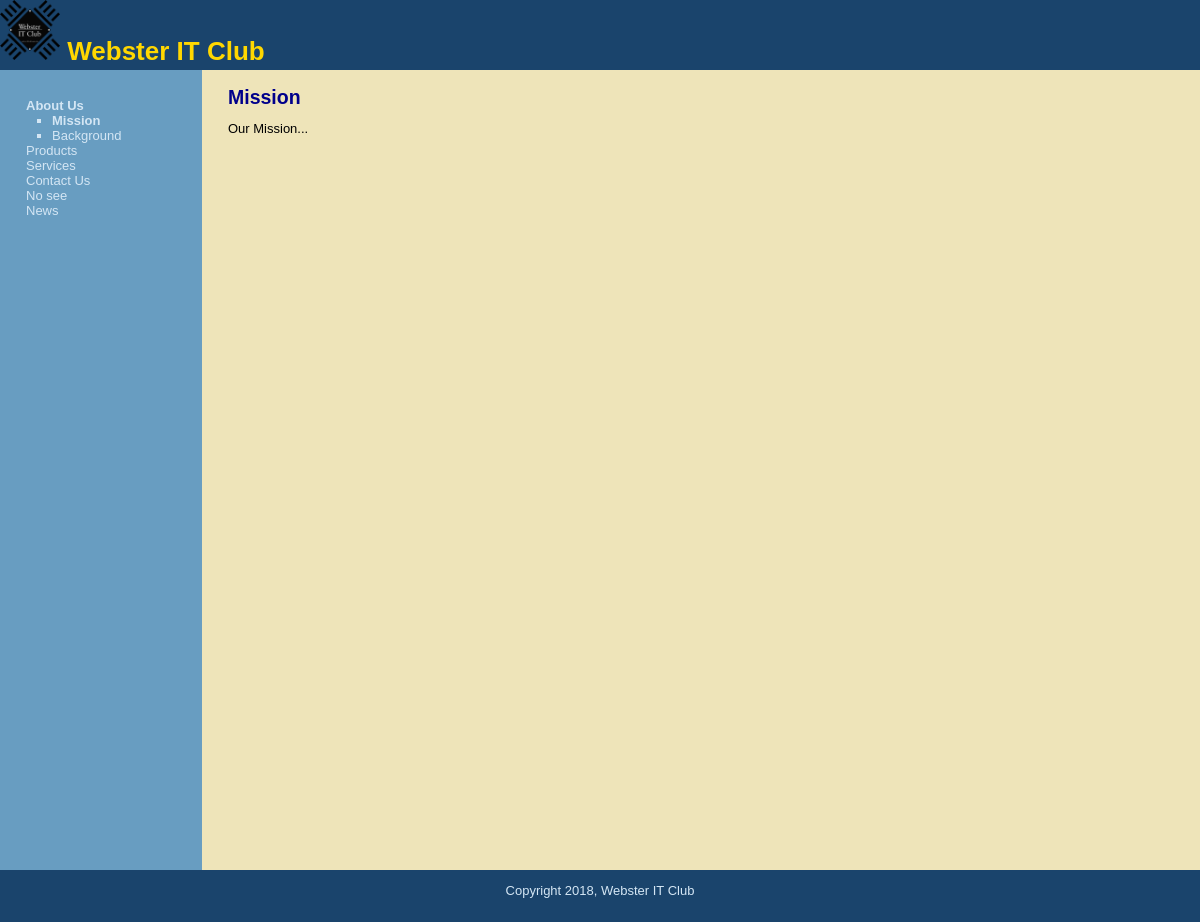
/index.php?subject=1 (signed in), run on the app's committed database.
### tables this page shows
CREATE TABLE `subjects` (
  `id` int(11) NOT NULL AUTO_INCREMENT,
  `menu_name` varchar(30) NOT NULL,
  `position` int(3) NOT NULL,
  `visible` tinyint(1) NOT NULL,
  PRIMARY KEY (`id`)
);

CREATE TABLE `pages` (
  `id` int(11) NOT NULL AUTO_INCREMENT,
  `subject_id` int(11) NOT NULL,
  `menu_name` varchar(30) NOT NULL,
  `position` int(3) NOT NULL,
  `visible` tinyint(1) NOT NULL,
  `content` text,
  PRIMARY KEY (`id`),
  KEY `subject_id` (`subject_id`)
);

### public/index.php (the view, shortened to what this page needs)
<?php require_once("../includes/db_connect.php"); ?>
<?php require_once("../includes/functions.php"); ?>
<?php include("../includes/layouts/header.php"); ?>
<?php create_page_select(true);?>
	<div id = "main">
		<div id = "navigation">
			<br />
			<?php echo public_navigation($current_subject, $current_page); ?>
		<br />
		</div>
		<div id = "page">
			<?php if ($current_page) { ?>
			<h2><?php echo htmlentities($current_page["menu_name"]); ?></h2>
				<?php echo nl2br(htmlentities($current_page["content"])); ?>
			</div><br/>
			<br/>
		<?php } else { ?>
			<p>Welcome to Webster IT Club</p>
		<?php }?>
		</div>
<?php include("../includes/layouts/footer.php"); ?>

### includes/functions.php (shortened to what this page needs)
<?php
	function default_subject($subject_id){
		$page_set = find_pages($subject_id);
		if($first_page = mysqli_fetch_assoc($page_set)){
			return $first_page;
		}else{
			return null;
		}
	}
	function create_page_select($public=false){
	if (isset($_GET["subject"])){
		$current_subject = find_subject_by_id($_GET["subject"], $public);
		if($current_subject && $public){
		$current_page = default_subject($current_subject["id"]);
	}else {$current_page = null; }
	}elseif (isset($_GET["page"])){
		$current_subject = null;
		$current_page = find_page_by_id($_GET["page"], $public);
	}else{
		$current_subject = null;
		$current_page = null;
	}
	}
	function find_subject_by_id($subject_id, $public = true) {
		global $conn;
		$safe_subject_id = mysqli_real_escape_string($conn, $subject_id);
		$query  = "SELECT * ";
		$query .= "FROM subjects ";
		$query .= "WHERE id = {$safe_subject_id} ";
		if($public){
			$query .= "AND visible = 1 ";
		}
		$query .= "LIMIT 1";
		$subject_result = mysqli_query($conn, $query);
		if($subject = mysqli_fetch_assoc($subject_result)) {
			return $subject;
		} else {
			return null;
		}
	}
	function find_all_subjects($public=true){
		global $conn;
		$query = "SELECT *";
		$query .= " From subjects";
		if($public){
		$query .= " Where visible = 1";
	}
		$query .= " ORDER BY position ASC";
		$subject_result = mysqli_query($conn, $query);
		return $subject_result;
	}
	function find_pages($subject_id, $public = true) {
		global $conn;
		$query = "SELECT *";
		$query .= " FROM pages";
		$query .= " WHERE subject_id = {$subject_id}";
		if($public){
		$query .= " AND visible = 1";
	}
		$query .= " ORDER BY position ASC";
		$page_result = mysqli_query($conn, $query);
		return $page_result;
	}
	function public_navigation($subject_array, $page_array){
		$html_string  = "<ul class =\"subjects\">";
		 $subject_result = find_all_subjects();
				while ($subject = mysqli_fetch_assoc($subject_result)){
					$html_string .= "<li";
					if ($subject_array && $subject["id"] == $subject_array["id"]) {
						$html_string .= " class=\"selected\"";
					}
					$html_string .= ">";
				$html_string .= "<a href =\"index.php?subject=";
				$html_string .= urlencode($subject["id"]);
				$html_string .= "\">";
				$html_string .= htmlentities($subject["menu_name"]);
				$html_string .= "</a>";
				if ($subject_array["id"] == $subject["id"] || $page_array["subject_id"] == $subject["id"]){
				$page_result = find_pages($subject["id"]);
				$html_string .= "<ul class =\"pages\">";
				 while ($page = mysqli_fetch_assoc($page_result)){
					 $html_string .= "<li";
						if ($page_array && $page["id"] == $page_array["id"]){
							$html_string .= " class=\"selected\"";
						}
						$html_string .= ">";
				$html_string .= "<a href =\"index.php?page=";
				$html_string .= urlencode($page["id"]);
				$html_string .= "\">";
				$html_string .= htmlentities($page["menu_name"]);
				$html_string .= "</a></li>";
			}
				$html_string .= "</ul>";
			}
			$html_string .= "</li>";
	 }
		$html_string .= "</ul>";
		return $html_string;
	}
?>

### public/stylesheets/public.css (style rules this page uses)
html { height: 100%; width: 100%; }
body { width: 100%; height: 100%; margin: 0; padding: 0; border: 0; font-family: Verdana, Arial, Helvetica, sans-serif; font-size: 13px; line-height: 15px; background: #EEE4B9; }
a { color: #8D0D19; }
#main { height: 800px; width: 100%; margin: 0; padding: 0; background: #EEE4B9; }
#navigation { float: left; width: 150px; height: 100%; margin: 0; padding: 0 2em; color: #D4E6F4; background: #689DC1; }
#navigation a { color: #D4E6F4; text-decoration: none; }
ul.subjects { margin: 1em 0; padding-left: 0; list-style: none; }
ul.pages { padding-left: 2em; list-style: square; font-weight: normal; }
.selected { font-weight: bold; }
#page { float: left; height: 100%; padding-left: 2em; vertical-align: top; background: #EEE4B9; }
#page h2 { color: #00008B; margin-top: 1em; }

### data on the page
subjects: value "About Us"
pages: value "Mission", menu_name "Mission", content "Our Mission..."
pages: value "Background"
subjects: value "Products"
subjects: value "Services"
subjects: value "Contact Us"
subjects: value "No see"
subjects: value "News"
